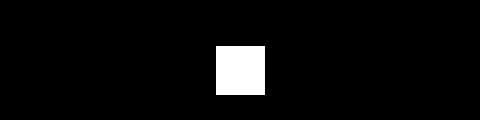
Frame 1 (no input)
Frame 60 (the mouse pressed at the canvas centre just before this capture): identical to frame 1, image omitted
Frame 120 (the mouse held since frame 60 and released just before this capture): identical to frame 1, image omitted

The Processing sketch that drew this single still picture (run headless with seeded random() and noise(); from frame 60 on, the mouse is pressed at the canvas centre):

// Processing sketch: processing_65000
// ── processing_65000.pde

int x = 215;
int y = 45;

void setup() {
  size(480, 120);
  fill(255);
}
void draw() {
  background(0);
  //fill(255);
  rect(x, y, 50, 50);
  if ((keyPressed) && (key == CODED)) {
    if (keyCode == LEFT) {
      fill(#E82121);
      rect(x, y, 50, 50);
      x--;
    }
    if (keyCode == RIGHT) {
      fill(#21E822);
      rect(x, y, 50, 50);
      x++;
    }
    if (keyCode == UP) {
      fill(#2321E8);
      rect(x, y, 50, 50);
      y--;
    }
    if (keyCode == DOWN) {
      fill(#DA21E8);
      rect(x, y, 50, 50);
      y++;
    }
  }
  if ((keyCode == DOWN) && (keyCode == LEFT)) {
    fill(#DA21E8);
    rect(x, y, 50, 50);
    y++;
    x--;
  }
  if (x == 0) {
    x = width;
  }
  if (x == width + 1) {
    x = 0;
  }
  if (y == height) {
    y = 0;
  }
  if (y == -1) {
    y = height;
  }
  rect(x, y, 50, 50);
}
